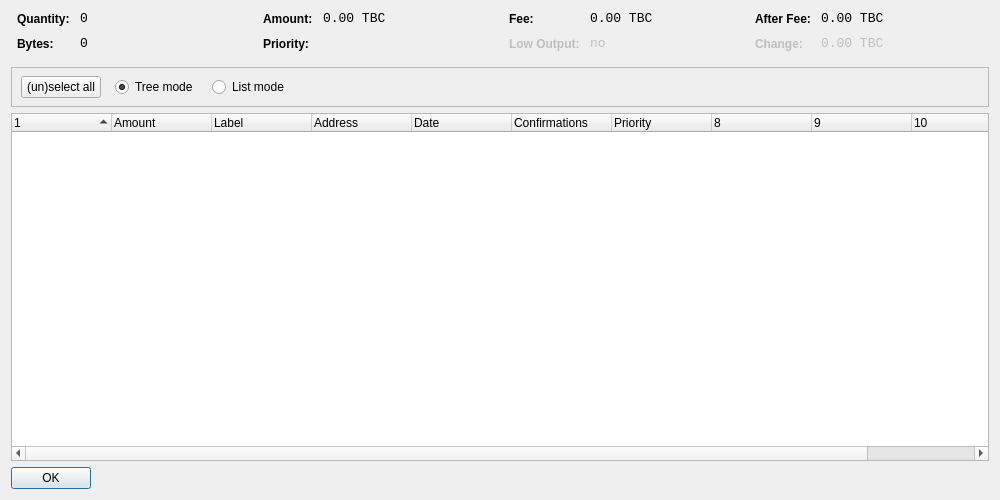
<?xml version="1.0" encoding="UTF-8"?>
<ui version="4.0">
 <class>CoinControlDialog</class>
 <widget class="QDialog" name="CoinControlDialog">
  <property name="geometry">
   <rect>
    <x>0</x>
    <y>0</y>
    <width>1000</width>
    <height>500</height>
   </rect>
  </property>
  <property name="windowTitle">
   <string>Coin Control</string>
  </property>
  <layout class="QVBoxLayout" name="verticalLayout">
   <item>
    <layout class="QHBoxLayout" name="horizontalLayoutTop" stretch="0,0,0,0">
     <property name="topMargin">
      <number>0</number>
     </property>
     <property name="bottomMargin">
      <number>10</number>
     </property>
     <item>
      <layout class="QFormLayout" name="formLayoutCoinControl1">
       <property name="horizontalSpacing">
        <number>10</number>
       </property>
       <property name="verticalSpacing">
        <number>10</number>
       </property>
       <property name="leftMargin">
        <number>6</number>
       </property>
       <property name="rightMargin">
        <number>6</number>
       </property>
       <item row="0" column="0">
        <widget class="QLabel" name="labelCoinControlQuantityText">
         <property name="styleSheet">
          <string notr="true">font-weight:bold;</string>
         </property>
         <property name="text">
          <string>Quantity:</string>
         </property>
        </widget>
       </item>
       <item row="0" column="1">
        <widget class="QLabel" name="labelCoinControlQuantity">
         <property name="font">
          <font>
           <family>Monospace</family>
           <pointsize>10</pointsize>
          </font>
         </property>
         <property name="cursor">
          <cursorShape>IBeamCursor</cursorShape>
         </property>
         <property name="contextMenuPolicy">
          <enum>Qt::ActionsContextMenu</enum>
         </property>
         <property name="text">
          <string notr="true">0</string>
         </property>
         <property name="textInteractionFlags">
          <set>Qt::LinksAccessibleByMouse|Qt::TextSelectableByKeyboard|Qt::TextSelectableByMouse</set>
         </property>
        </widget>
       </item>
       <item row="1" column="0">
        <widget class="QLabel" name="labelCoinControlBytesText">
         <property name="styleSheet">
          <string notr="true">font-weight:bold;</string>
         </property>
         <property name="text">
          <string>Bytes:</string>
         </property>
        </widget>
       </item>
       <item row="1" column="1">
        <widget class="QLabel" name="labelCoinControlBytes">
         <property name="font">
          <font>
           <family>Monospace</family>
           <pointsize>10</pointsize>
          </font>
         </property>
         <property name="cursor">
          <cursorShape>IBeamCursor</cursorShape>
         </property>
         <property name="contextMenuPolicy">
          <enum>Qt::ActionsContextMenu</enum>
         </property>
         <property name="text">
          <string notr="true">0</string>
         </property>
         <property name="textInteractionFlags">
          <set>Qt::LinksAccessibleByMouse|Qt::TextSelectableByKeyboard|Qt::TextSelectableByMouse</set>
         </property>
        </widget>
       </item>
      </layout>
     </item>
     <item>
      <layout class="QFormLayout" name="formLayoutCoinControl2">
       <property name="horizontalSpacing">
        <number>10</number>
       </property>
       <property name="verticalSpacing">
        <number>10</number>
       </property>
       <property name="leftMargin">
        <number>6</number>
       </property>
       <property name="rightMargin">
        <number>6</number>
       </property>
       <item row="0" column="0">
        <widget class="QLabel" name="labelCoinControlAmountText">
         <property name="styleSheet">
          <string notr="true">font-weight:bold;</string>
         </property>
         <property name="text">
          <string>Amount:</string>
         </property>
        </widget>
       </item>
       <item row="0" column="1">
        <widget class="QLabel" name="labelCoinControlAmount">
         <property name="font">
          <font>
           <family>Monospace</family>
           <pointsize>10</pointsize>
          </font>
         </property>
         <property name="cursor">
          <cursorShape>IBeamCursor</cursorShape>
         </property>
         <property name="contextMenuPolicy">
          <enum>Qt::ActionsContextMenu</enum>
         </property>
         <property name="text">
          <string notr="true">0.00 TBC</string>
         </property>
         <property name="textInteractionFlags">
          <set>Qt::LinksAccessibleByMouse|Qt::TextSelectableByKeyboard|Qt::TextSelectableByMouse</set>
         </property>
        </widget>
       </item>
       <item row="1" column="0">
        <widget class="QLabel" name="labelCoinControlPriorityText">
         <property name="styleSheet">
          <string notr="true">font-weight:bold;</string>
         </property>
         <property name="text">
          <string>Priority:</string>
         </property>
        </widget>
       </item>
       <item row="1" column="1">
        <widget class="QLabel" name="labelCoinControlPriority">
         <property name="font">
          <font>
           <family>Monospace</family>
           <pointsize>10</pointsize>
          </font>
         </property>
         <property name="cursor">
          <cursorShape>IBeamCursor</cursorShape>
         </property>
         <property name="contextMenuPolicy">
          <enum>Qt::ActionsContextMenu</enum>
         </property>
         <property name="text">
          <string/>
         </property>
         <property name="textInteractionFlags">
          <set>Qt::LinksAccessibleByMouse|Qt::TextSelectableByKeyboard|Qt::TextSelectableByMouse</set>
         </property>
        </widget>
       </item>
      </layout>
     </item>
     <item>
      <layout class="QFormLayout" name="formLayoutCoinControl3">
       <property name="horizontalSpacing">
        <number>10</number>
       </property>
       <property name="verticalSpacing">
        <number>10</number>
       </property>
       <property name="leftMargin">
        <number>6</number>
       </property>
       <property name="rightMargin">
        <number>6</number>
       </property>
       <item row="0" column="0">
        <widget class="QLabel" name="labelCoinControlFeeText">
         <property name="styleSheet">
          <string notr="true">font-weight:bold;</string>
         </property>
         <property name="text">
          <string>Fee:</string>
         </property>
        </widget>
       </item>
       <item row="0" column="1">
        <widget class="QLabel" name="labelCoinControlFee">
         <property name="font">
          <font>
           <family>Monospace</family>
           <pointsize>10</pointsize>
          </font>
         </property>
         <property name="cursor">
          <cursorShape>IBeamCursor</cursorShape>
         </property>
         <property name="contextMenuPolicy">
          <enum>Qt::ActionsContextMenu</enum>
         </property>
         <property name="text">
          <string notr="true">0.00 TBC</string>
         </property>
         <property name="textInteractionFlags">
          <set>Qt::LinksAccessibleByMouse|Qt::TextSelectableByKeyboard|Qt::TextSelectableByMouse</set>
         </property>
        </widget>
       </item>
       <item row="1" column="0">
        <widget class="QLabel" name="labelCoinControlLowOutputText">
         <property name="enabled">
          <bool>false</bool>
         </property>
         <property name="styleSheet">
          <string notr="true">font-weight:bold;</string>
         </property>
         <property name="text">
          <string>Low Output:</string>
         </property>
        </widget>
       </item>
       <item row="1" column="1">
        <widget class="QLabel" name="labelCoinControlLowOutput">
         <property name="enabled">
          <bool>false</bool>
         </property>
         <property name="font">
          <font>
           <family>Monospace</family>
           <pointsize>10</pointsize>
          </font>
         </property>
         <property name="cursor">
          <cursorShape>IBeamCursor</cursorShape>
         </property>
         <property name="contextMenuPolicy">
          <enum>Qt::ActionsContextMenu</enum>
         </property>
         <property name="text">
          <string notr="true">no</string>
         </property>
         <property name="textInteractionFlags">
          <set>Qt::LinksAccessibleByMouse|Qt::TextSelectableByKeyboard|Qt::TextSelectableByMouse</set>
         </property>
        </widget>
       </item>
      </layout>
     </item>
     <item>
      <layout class="QFormLayout" name="formLayoutCoinControl4">
       <property name="horizontalSpacing">
        <number>10</number>
       </property>
       <property name="verticalSpacing">
        <number>10</number>
       </property>
       <property name="leftMargin">
        <number>6</number>
       </property>
       <property name="rightMargin">
        <number>6</number>
       </property>
       <item row="0" column="0">
        <widget class="QLabel" name="labelCoinControlAfterFeeText">
         <property name="styleSheet">
          <string notr="true">font-weight:bold;</string>
         </property>
         <property name="text">
          <string>After Fee:</string>
         </property>
        </widget>
       </item>
       <item row="0" column="1">
        <widget class="QLabel" name="labelCoinControlAfterFee">
         <property name="font">
          <font>
           <family>Monospace</family>
           <pointsize>10</pointsize>
          </font>
         </property>
         <property name="cursor">
          <cursorShape>IBeamCursor</cursorShape>
         </property>
         <property name="contextMenuPolicy">
          <enum>Qt::ActionsContextMenu</enum>
         </property>
         <property name="text">
          <string notr="true">0.00 TBC</string>
         </property>
         <property name="textInteractionFlags">
          <set>Qt::LinksAccessibleByMouse|Qt::TextSelectableByKeyboard|Qt::TextSelectableByMouse</set>
         </property>
        </widget>
       </item>
       <item row="1" column="0">
        <widget class="QLabel" name="labelCoinControlChangeText">
         <property name="enabled">
          <bool>false</bool>
         </property>
         <property name="styleSheet">
          <string notr="true">font-weight:bold;</string>
         </property>
         <property name="text">
          <string>Change:</string>
         </property>
        </widget>
       </item>
       <item row="1" column="1">
        <widget class="QLabel" name="labelCoinControlChange">
         <property name="enabled">
          <bool>false</bool>
         </property>
         <property name="font">
          <font>
           <family>Monospace</family>
           <pointsize>10</pointsize>
          </font>
         </property>
         <property name="cursor">
          <cursorShape>IBeamCursor</cursorShape>
         </property>
         <property name="contextMenuPolicy">
          <enum>Qt::ActionsContextMenu</enum>
         </property>
         <property name="text">
          <string notr="true">0.00 TBC</string>
         </property>
         <property name="textInteractionFlags">
          <set>Qt::LinksAccessibleByMouse|Qt::TextSelectableByKeyboard|Qt::TextSelectableByMouse</set>
         </property>
        </widget>
       </item>
      </layout>
     </item>
    </layout>
   </item>
   <item>
    <widget class="QFrame" name="frame">
     <property name="minimumSize">
      <size>
       <width>0</width>
       <height>40</height>
      </size>
     </property>
     <property name="frameShape">
      <enum>QFrame::StyledPanel</enum>
     </property>
     <property name="frameShadow">
      <enum>QFrame::Sunken</enum>
     </property>
     <widget class="QWidget" name="horizontalLayoutWidget">
      <property name="geometry">
       <rect>
        <x>10</x>
        <y>0</y>
        <width>781</width>
        <height>41</height>
       </rect>
      </property>
      <layout class="QHBoxLayout" name="horizontalLayoutPanel" stretch="0,0,0,0,0">
       <property name="spacing">
        <number>14</number>
       </property>
       <item>
        <widget class="QPushButton" name="pushButtonSelectAll">
         <property name="sizePolicy">
          <sizepolicy hsizetype="Maximum" vsizetype="Fixed">
           <horstretch>0</horstretch>
           <verstretch>0</verstretch>
          </sizepolicy>
         </property>
         <property name="text">
          <string>(un)select all</string>
         </property>
        </widget>
       </item>
       <item>
        <widget class="QRadioButton" name="radioTreeMode">
         <property name="sizePolicy">
          <sizepolicy hsizetype="Maximum" vsizetype="Fixed">
           <horstretch>0</horstretch>
           <verstretch>0</verstretch>
          </sizepolicy>
         </property>
         <property name="text">
          <string>Tree mode</string>
         </property>
         <property name="checked">
          <bool>true</bool>
         </property>
        </widget>
       </item>
       <item>
        <widget class="QRadioButton" name="radioListMode">
         <property name="sizePolicy">
          <sizepolicy hsizetype="Maximum" vsizetype="Fixed">
           <horstretch>0</horstretch>
           <verstretch>0</verstretch>
          </sizepolicy>
         </property>
         <property name="text">
          <string>List mode</string>
         </property>
        </widget>
       </item>
       <item>
        <spacer name="horizontalSpacer">
         <property name="orientation">
          <enum>Qt::Horizontal</enum>
         </property>
         <property name="sizeHint" stdset="0">
          <size>
           <width>40</width>
           <height>20</height>
          </size>
         </property>
        </spacer>
       </item>
      </layout>
     </widget>
    </widget>
   </item>
   <item>
    <widget class="CoinControlTreeWidget" name="treeWidget">
     <property name="contextMenuPolicy">
      <enum>Qt::CustomContextMenu</enum>
     </property>
     <property name="sortingEnabled">
      <bool>false</bool>
     </property>
     <property name="columnCount">
      <number>11</number>
     </property>
     <attribute name="headerShowSortIndicator" stdset="0">
      <bool>true</bool>
     </attribute>
     <attribute name="headerStretchLastSection">
      <bool>false</bool>
     </attribute>
     <column>
      <property name="text">
       <string/>
      </property>
     </column>
     <column>
      <property name="text">
       <string>Amount</string>
      </property>
     </column>
     <column>
      <property name="text">
       <string>Label</string>
      </property>
     </column>
     <column>
      <property name="text">
       <string>Address</string>
      </property>
     </column>
     <column>
      <property name="text">
       <string>Date</string>
      </property>
     </column>
     <column>
      <property name="text">
       <string>Confirmations</string>
      </property>
      <property name="toolTip">
       <string>Confirmed</string>
      </property>
     </column>
     <column>
      <property name="text">
       <string>Priority</string>
      </property>
     </column>
     <column>
      <property name="text">
       <string/>
      </property>
     </column>
     <column>
      <property name="text">
       <string/>
      </property>
     </column>
     <column>
      <property name="text">
       <string/>
      </property>
     </column>
     <column>
      <property name="text">
       <string/>
      </property>
     </column>
    </widget>
   </item>
   <item>
    <widget class="QDialogButtonBox" name="buttonBox">
     <property name="sizePolicy">
      <sizepolicy hsizetype="Maximum" vsizetype="Fixed">
       <horstretch>0</horstretch>
       <verstretch>0</verstretch>
      </sizepolicy>
     </property>
     <property name="orientation">
      <enum>Qt::Horizontal</enum>
     </property>
     <property name="standardButtons">
      <set>QDialogButtonBox::Ok</set>
     </property>
    </widget>
   </item>
  </layout>
 </widget>
 <customwidgets>
  <customwidget>
   <class>CoinControlTreeWidget</class>
   <extends>QTreeWidget</extends>
   <header>coincontroltreewidget.h</header>
  </customwidget>
 </customwidgets>
 <resources/>
 <connections/>
</ui>
